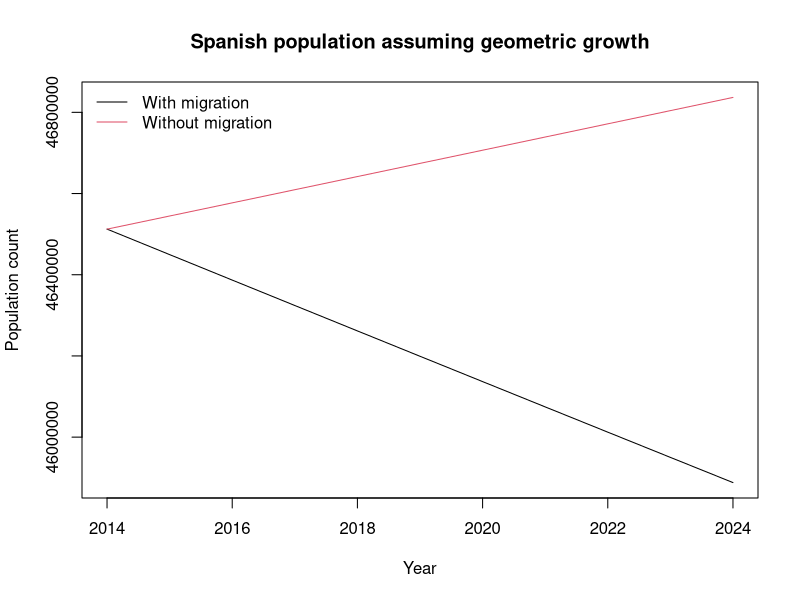
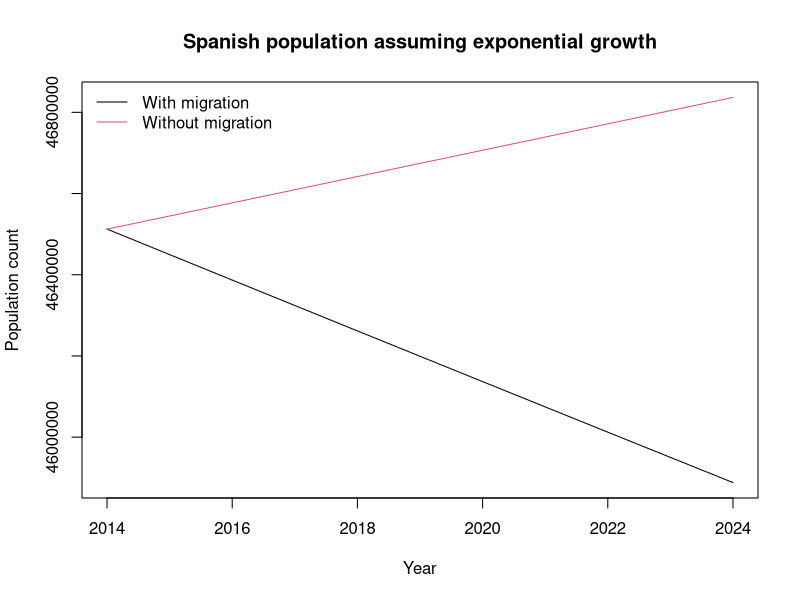
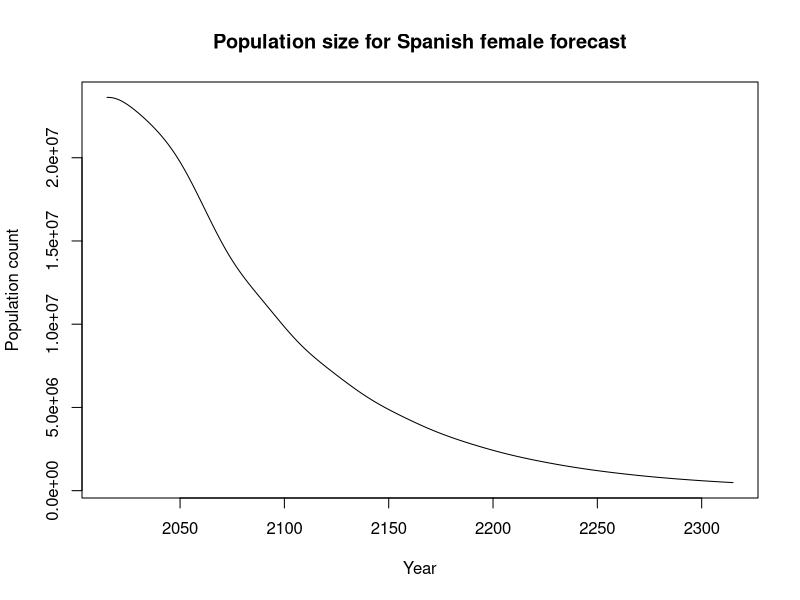
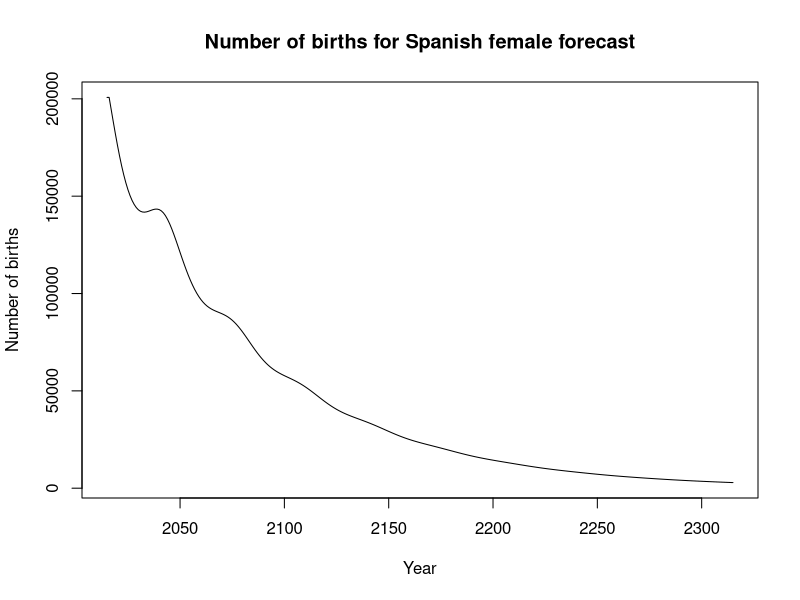
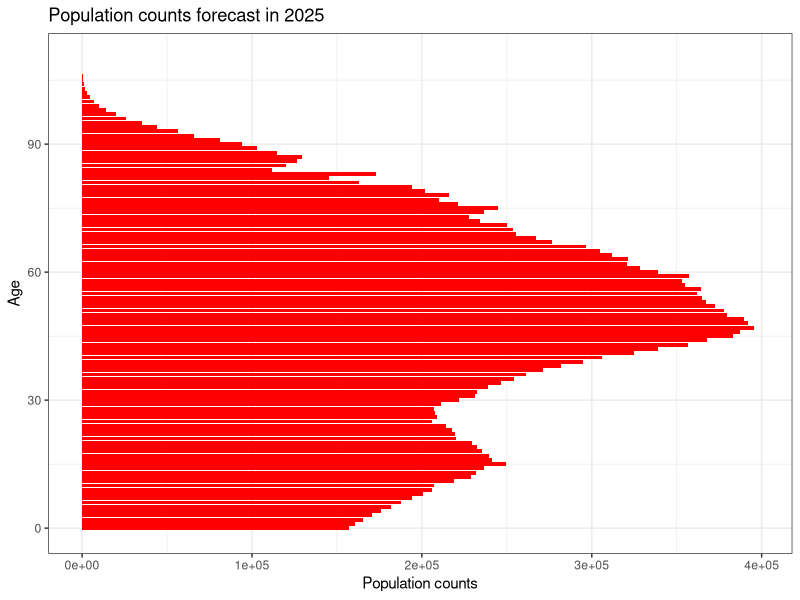
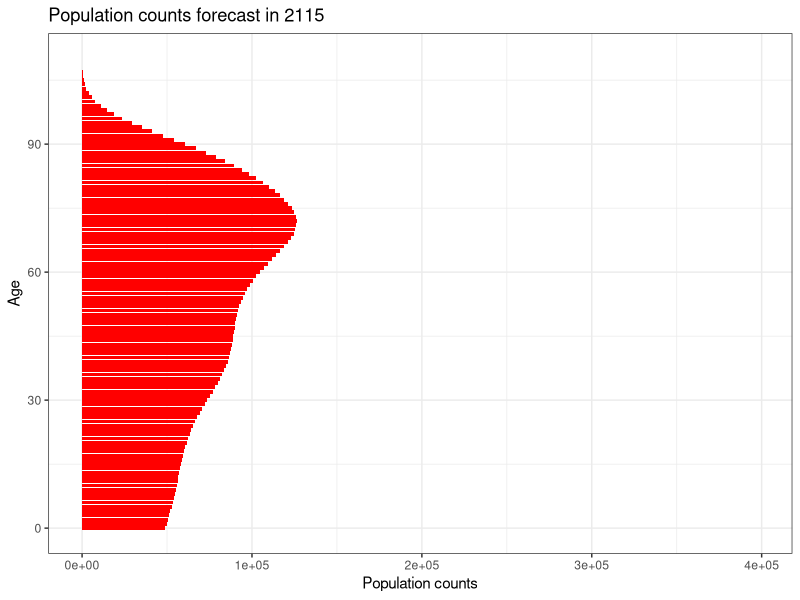
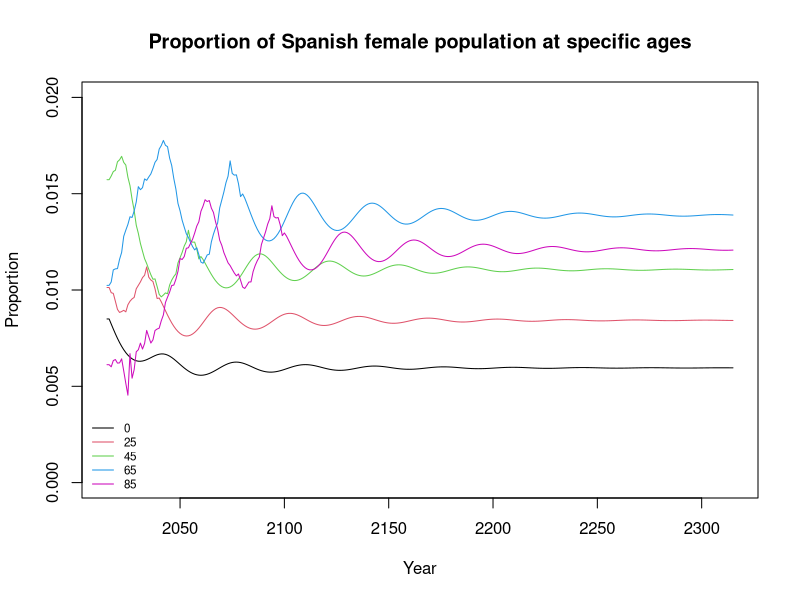
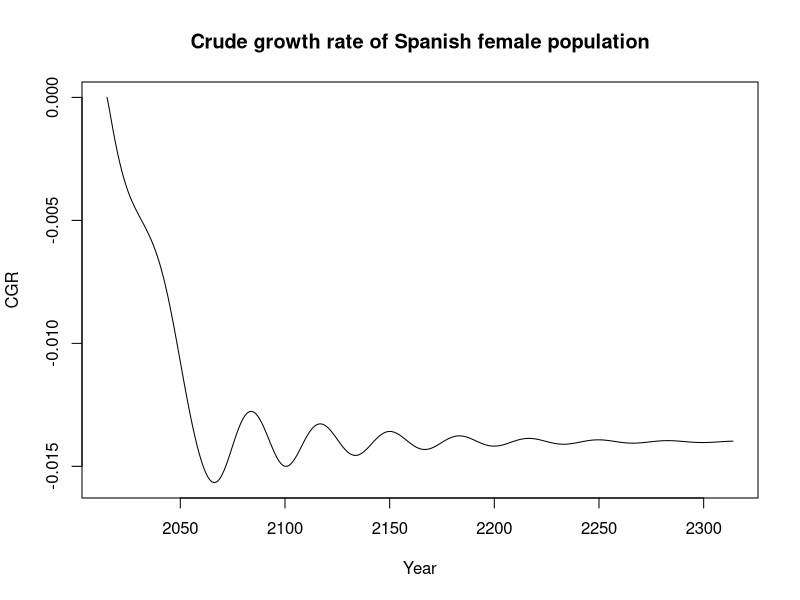

Recreate these plots in R, in order.
## ---- chunk 1
knitr::opts_chunk$set(echo = TRUE)
## ---- chunk 2
#Example

Mat<-matrix(1:6, nrow=2, ncol=3)
vec1<-c(1:2)
vec2<-c(1:3)

sweep(Mat, 1, vec1)
sweep(Mat, 2, vec2)


## ---- chunk 3
#Review of matrix algebra

#matrix multiplication

# Only possible if 
#the number of columns on the left matrix = 
#the number of rows on the right matrix

#Example 1
x<- matrix(c(1:9), ncol=3)
x

y<- matrix(c(1:6), ncol=2)
y

A<-x %*% y
A

A[1,1]
sum(x[1,]*y[,1])
#Example 2
x<- matrix(c(1,2,3), ncol=1)
x

y<- matrix(c(2,4,6), nrow=1)
y

A<-x %*% y
A


#matrix addition

B<-matrix(c(1:9), ncol=3)
C<-matrix(c(2:10), ncol=3)

D<-A+B
D[1,1]
A[1,1]+B[1,1]

## ---- chunk 4


setwd("C:/Users/mpbergeron/Dropbox/Teaching/Barcelona Summer School/2019/Day 4")

## ---- chunk 5

#setwd()

#Births in 2014

B2014<-read.table("BirthsSpain2014.txt", header=T)
B2014$Age<-as.character(B2014$Age)
B2014$Age[B2014$Age=="12-"]<-"12"
B2014$Age[B2014$Age=="55+"]<-"55"
B2014$Age<-as.numeric(B2014$Age)

#Deaths in 2014

D2014<-read.table("DeathsSpain2014.txt", header=T)
D2014$Age<-as.character(D2014$Age)
D2014$Age[D2014$Age=="110+"]<-"110"
D2014$Age<-as.numeric(D2014$Age)

#Population in 2014 and 2015

P2014<-read.table("PopulationSpain2014.txt", header=T)
P2014$Age<-as.character(P2014$Age)
P2014$Age[P2014$Age=="110+"]<-"110"
P2014$Age<-as.numeric(P2014$Age)

P2015<-read.table("PopulationSpain2015.txt", header=T)
P2015$Age<-as.character(P2015$Age)
P2015$Age[P2015$Age=="110+"]<-"110"
P2015$Age<-as.numeric(P2015$Age)


# 2014 Life table (calculated in class 2)

LT<-read.table("LTSpain2014.txt", header=T)

## ---- chunk 6

# Person year

PY<-sum(P2015$Total+P2014$Total)/2

# Crude growth rate

CGR<- (sum(P2015$Total)-sum(P2014$Total))/PY
CGR


## ---- chunk 7

# Crude birth rate
  
CBR<-sum(B2014$Total)/PY
CBR


# Crude death rate

CDR<-sum(D2014$Total)/PY
CDR


# Crude rate of natural increase

CRNI<- CBR - CDR
CRNI

## ---- chunk 8
# If we assume that the rate of change observed in 2014 
#in Spain stays constant in the future, we have:


s.year<-2014
n.year<-c(0:10)

r.geom<-(sum(P2015$Total)-sum(P2014$Total))/sum(P2014$Total)

pop.geom<-sum(P2014$Total)*(1+r.geom)^n.year


#It we assume a close population (no migration)

r.geom2<-(sum(B2014$Total)-sum(D2014$Total))/sum(P2014$Total)

pop.geom2<-sum(P2014$Total)*(1+r.geom2)^n.year

plot(s.year+n.year, pop.geom, type="l",
     ylab="Population count", xlab="Year", ylim=c(min(pop.geom), max(pop.geom2)),
     main="Spanish population assuming geometric growth")
lines(s.year+n.year, pop.geom2, col=2)
legend("topleft", c("With migration", "Without migration"), 
       col=c(1,2), lty=1, bty="n")





## ---- chunk 9

# Exponential growth

r.exp<-log(sum(P2015$Total)/sum(P2014$Total))

pop.exp<-sum(P2014$Total)*exp(r.exp*n.year)


#It we assume a close population (no migration)

r.exp2<-log((sum(P2014$Total)+sum(B2014$Total)-sum(D2014$Total))/sum(P2014$Total))

pop.exp2<-sum(P2014$Total)*exp(r.exp2*n.year)

plot(s.year+n.year, pop.exp, type="l",
     ylab="Population count", xlab="Year", ylim=c(min(pop.geom), max(pop.geom2)),
     main="Spanish population assuming exponential growth")
lines(s.year+n.year, pop.exp2, col=2)
legend("topleft", c("With migration", "Without migration"), 
       col=c(1,2), lty=1, bty="n")

## ---- chunk 10

# Doubling time

DB<-log(2)/r.exp
DB


# Doubling time without migration

DB2<-log(2)/r.exp2
DB2


## ---- chunk 11

F2014<-subset(P2014, Age %in% B2014$Age)[,c("Age", "Female")]
F2015<-subset(P2015, Age %in% B2014$Age)[,c("Age", "Female")]

# Person-years lived by women at reproductive ages
PY<-(F2014$Female+F2015$Female)/2


# ASFR
ASFR<-B2014$Total/PY

# TFR
TFR<-sum(ASFR)
TFR

# GRR
SR<-100/205
GRR<-sum(SR*ASFR)
GRR

## ---- chunk 12

LT.sub<-subset(LT, Age %in% B2014$Age)

PYx<-LT.sub$Lx/LT$lx[1]
NRR<- sum(SR*ASFR*PYx)
NRR


## ---- chunk 13

#First, create a 0 matrix (111x111)

nr<-nrow(LT)
mat<-matrix(0, nr, nr)


## ---- chunk 14

#Calculate survivorship ratio

surv<-LT$Lx[2:nr]/LT$Lx[1:(nr-1)]

## ---- chunk 15

#Place in matrix as diagonal

mat[row(mat)==col(mat)+1] <- surv

## ---- chunk 16

#The last cell

mat[nr,nr]<-(LT$Tx[nr]/LT$Tx[nr-1])

## ---- chunk 17

#Create a vector
ASFR2<-rep(0, nr)
ASFR2[B2014$Age+1]<-ASFR

#Constant across age of mother in N(0) equation
const<- (1/(1+1.05))*(LT$Lx[2]/(2*LT$lx[1]))

#Non-constant across mother age
firstrow <- const*(ASFR2[1:(nr-1)]+(ASFR2[2:nr]*surv[1:(nr-1)]))

#Fill the first row
mat[1,] <- c(firstrow,0)

## ---- chunk 18

#Population at time 0

P0<-matrix(P2015$Female, ncol=1)


#Forecast
time <- c(0:300)

projection <- function(mat, time, pop){
  for(i in 1:time){
    if(i==1){project<-mat
    proj <- project%*%pop}
    if(i>1){project<- project%*% mat
    proj<-project%*%pop}
  }
  return(proj)
}

proj.pop<- matrix(0, nrow(mat), length(time))
for (i in 1:ncol(proj.pop)){
  proj.pop[,i]<-projection(mat=mat, time=time[i], pop=P0)
}


#Total population
tot.pop<-colSums(proj.pop)

plot(x=2015+time, y=tot.pop, type="l",
     ylab="Population count", xlab="Year",
     main="Population size for Spanish female forecast")


#Number of births

birth<-proj.pop[1,]

plot(x=2015+time, y=birth, type="l",
     ylab="Number of births", xlab="Year",
     main="Number of births for Spanish female forecast")

library(ggplot2)
Age<-c(0:110)

H<-10
ggplot() + 
  geom_bar(aes(x = Age, y = proj.pop[,H]), stat = "identity", fill="red") +
  ylim(c(0, max(proj.pop)))+
  ylab("Population counts")+
  coord_flip()+
  ggtitle(paste("Population counts forecast in", 2015+H))+
  theme_bw()


H<-100
ggplot() + 
  geom_bar(aes(x = Age, y = proj.pop[,H]), stat = "identity", fill="red") +
  ylim(c(0, max(proj.pop)))+
  ylab("Population counts")+
  coord_flip()+
  ggtitle(paste("Population counts forecast in", 2015+H))+
  theme_bw()

## ---- chunk 19

perc.pop<-sweep(proj.pop, 2, tot.pop, FUN="/")

plot(x=2015+time, perc.pop[1,], type="l", ylim=c(0, 0.02),
     ylab="Proportion", xlab="Year",
     main="Proportion of Spanish female population at specific ages")
lines(x=2015+time, perc.pop[26,], col=2)
lines(x=2015+time, perc.pop[46,], col=3)
lines(x=2015+time, perc.pop[66,], col=4)
lines(x=2015+time, perc.pop[86,], col=6)
legend("bottomleft", c("0", "25", "45", "65", "85"),
       lty=1, col=c(1:4,6), bty="n", cex=0.7)
## ---- chunk 20

CGR.proj<-c(1:(length(time)-1))
for(i in 1:length(CGR.proj)){
  CGR.proj[i]<-log(sum(proj.pop[,i+1])/sum(proj.pop[,i]))
}

plot(2015+time[1:(length(time)-1)], CGR.proj, type="l",
     ylab="CGR", xlab="Year",
     main="Crude growth rate of Spanish female population")

## ---- chunk 21

#Example

A<-matrix(c(3,2,-6,-5), ncol=2)
A

#if x=t(1,1)
x<-matrix(c(1,1), ncol=1)
x

#then lambda
lambda<- A%*%x

#x is thus the eigenvector of A and lambda is -3
lambda


## ---- chunk 22

-(1-as.numeric(eigen(mat)$values[1]))
CGR.proj[length(time)-1]

## ---- chunk 23

prop<-eigen(mat)$vector[,1]/sum(eigen(mat)$vector[,1])


plot(LT$Age, as.numeric(prop),
     ylab="Age", xlab="Proportion",
     main="Intrinsic population structure for stable population")
lines(perc.pop[,300], col=2)

